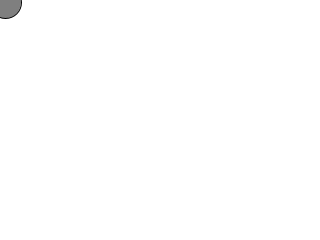
Frame 1 (no input)
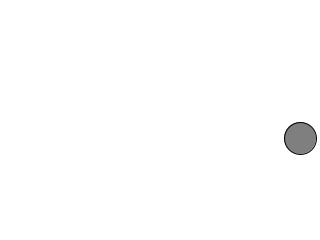
Frame 60 (the mouse pressed at the canvas centre just before this capture)
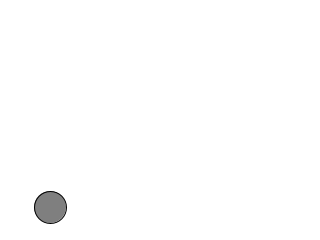
Frame 120 (the mouse held since frame 60 and released just before this capture)

The Processing sketch that drew these frames (run headless with seeded random() and noise(); from frame 60 on, the mouse is pressed at the canvas centre):

// Processing sketch: Bola_Rebota_Objeto
// ── Bola_Rebota_Objeto.pde
Bola b;

void setup(){
  size(320,240);
  b = new Bola();
}

void draw(){
  background(255);
  b.mover();
  b.rebotar();
  b.mostrar();
}

// ── Bola.pde
class Bola {
  float x=0;    //variable posición x círculo
  float y=0;    // variable posición y circulo
  float xvelocidad=5;  //variable movimiento eje x (numero mayor, mayor velocidad)
  float yvelocidad=2.3;   //variable movimiento eje y (numero mayor, mayor velocidad)
    
  void mostrar(){
      //AJUSTES PARTE GRÁFICA
    fill(127);        // fijo color para colorear
    stroke(0);     // fijo color de borde
    ellipse(x,y,32,32); //dibujo elipse con forma de círculo de radio 16 y posicion x,y variando en cada frame
  }
  
  void mover(){
    //AJUSTES MOVIMIENTO-VELOCIDAD
    x=x+xvelocidad;  //la posicion x actual se desplaza en un incremento de xvelocidad
    y=y+yvelocidad;  //la posicion x actual se desplaza en un incremento de xvelocidad
  }
  
  void rebotar(){
    //AJUSTES DE REBOTE
    //if que cambia el sentido si llego a un borde lateral
    if (x > width || x<0){     
      xvelocidad = xvelocidad * (-1); 
    }
      //if que cambia el sentido si llego a un borde superior o inferior
    if (y > height || y<0){   //if que cambia el sentido si llego a un borde superior o inferior
       yvelocidad = yvelocidad * (-1); 
    } 
  }
}
